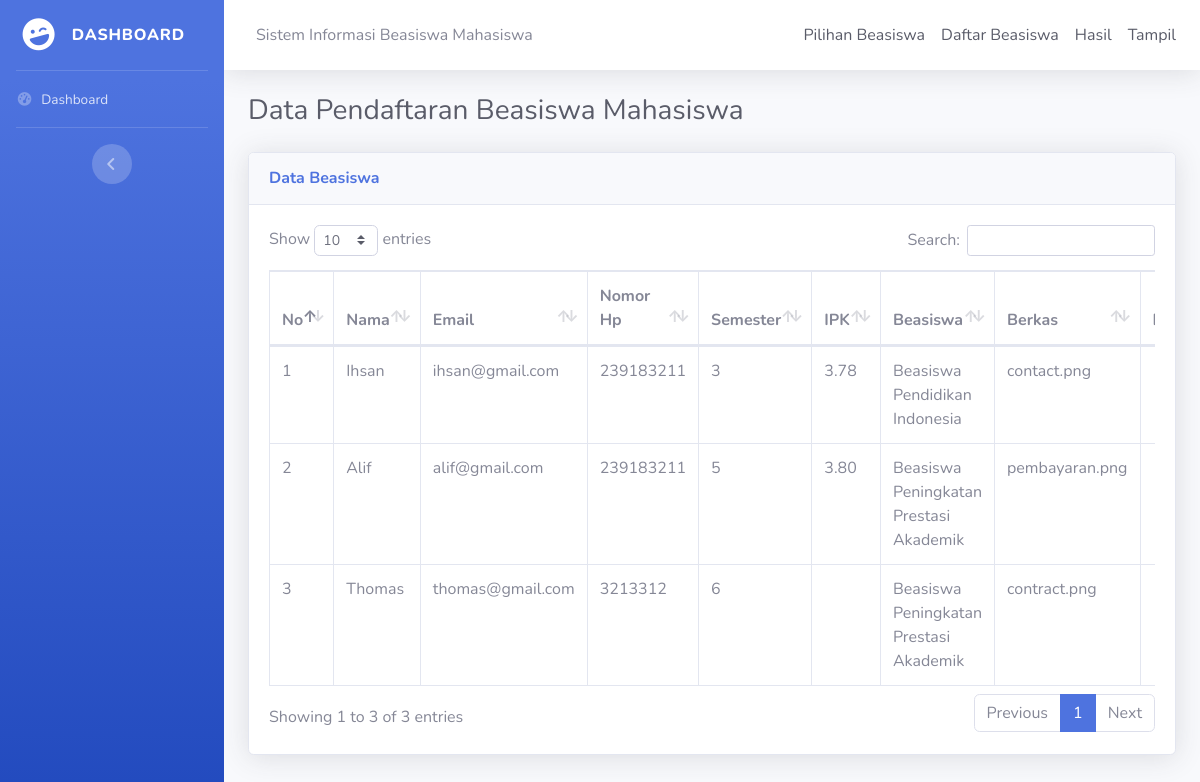
Page /tampil/tampil.php on the committed database.
### tables this page shows
CREATE TABLE `mahasiswa` (
  `id_mhs` int(11) NOT NULL,
  `nama` varchar(50) NOT NULL,
  `email` varchar(50) NOT NULL,
  `hp` int(15) NOT NULL,
  `semester` varchar(20) NOT NULL,
  `ipk` varchar(20) NOT NULL,
  `beasiswa` varchar(100) NOT NULL,
  `file` varchar(100) NOT NULL,
  `status` varchar(255) NOT NULL
);

### tampil/tampil.php (the view, shortened to what this page needs)
<?php
include '../koneksi.php';
?>
<!DOCTYPE html>
<html lang="en">
<head>
    <link href="vendor/fontawesome-free/css/all.min.css" rel="stylesheet" type="text/css">
    <link href="css/sb-admin-2.min.css" rel="stylesheet">
    <link href="vendor/datatables/dataTables.bootstrap4.min.css" rel="stylesheet">
</head>
<body id="page-top">
    <div id="wrapper">
        <ul class="navbar-nav bg-gradient-primary sidebar sidebar-dark accordion" id="accordionSidebar">
            <a class="sidebar-brand d-flex align-items-center justify-content-center" href="index.html">
                <div class="sidebar-brand-icon rotate-n-15">
                    <i class="fas fa-laugh-wink"></i>
                </div>
                <div class="sidebar-brand-text mx-3">Dashboard</div>
            </a>
            <hr class="sidebar-divider my-0">
            <li class="nav-item">
                <a class="nav-link" href="index.php">
                    <i class="fas fa-fw fa-tachometer-alt"></i>
                    <span>Dashboard</span></a>
            </li>
            <hr class="sidebar-divider d-none d-md-block">
            <div class="text-center d-none d-md-inline">
                <button class="rounded-circle border-0" id="sidebarToggle"></button>
            </div>
        </ul>
        <div id="content-wrapper" class="d-flex flex-column">
            <div id="content">
                <nav class="navbar navbar-expand navbar-light bg-white topbar mb-4 static-top shadow">
                    <div class="sidebar-brand-text mx-3">Sistem Informasi Beasiswa Mahasiswa</div>
                    <ul class="navbar-nav ml-auto">
                    <a class="p-2 text-dark"   href="../index.php">Pilihan Beasiswa</a>
                    <a class="p-2 text-dark"    href="../daftar.php">Daftar Beasiswa</a>
                    <a class="p-2 text-dark"    href="../hasil.php">Hasil</a>
                    <a class="p-2 text-dark" href="tampil.php">Tampil</a>
                </nav>
                <div class="container-fluid">
                    <h1 class="h3 mb-4 text-gray-800">Data Pendaftaran Beasiswa Mahasiswa</h1>
                    <div class="card shadow mb-4">
                        <div class="card-header py-3">
                            <h6 class="m-0 font-weight-bold text-primary">Data Beasiswa</h6>
                        </div>
                        <div class="card-body">
                            <div class="table-responsive">
                                <table class="table table-bordered" id="dataTable" width="100%" cellspacing="0">
                                    <thead>
                                        <tr>
                                            <th>No</th>
                                            <th>Nama</th>
                                            <th>Email</th>
                                            <th>Nomor Hp</th>
                                            <th>Semester</th>
                                            <th>IPK</th>
                                            <th>Beasiswa</th>
                                            <th>Berkas</th>
                                            <th>Keterangan</th>
                                        </tr>
                                    </thead>
                                    <tbody>
                                        <?php
                                        $no = 1;
                                        $data = mysqli_query($db, "SELECT * FROM mahasiswa");
                                        while ($row = mysqli_fetch_array($data)) {
                                        ?>
                                            <tr>
                                                <td><?php echo $no++ ?></td>
                                                <td><?php echo $row['nama'] ?></td>
                                                <td><?php echo $row['email'] ?></td>
                                                <td><?php echo $row['hp'] ?></td>
                                                <td><?php echo $row['semester'] ?></td>
                                                <td><?php echo $row['ipk'] ?></td>
                                                <td><?php echo $row['beasiswa'] ?></td>
                                                <td><?php echo $row['file'] ?></td>
                                                <td><?php echo $row['status_ajuan'] ?></td>
                                            </tr>
                                            <?php } ?>
                                    </tbody>
                                </table>
                            </div>
                        </div>
                    </div>
                </div>
                </body>
</html>

### rows in the picture
mahasiswa: nama "Ihsan", email "ihsan@gmail.com", hp "239183211", semester "3", ipk "3.78", beasiswa "Beasiswa Pendidikan Indonesia", file "contact.png"
mahasiswa: nama "Alif", email "alif@gmail.com", hp "239183211", semester "5", ipk "3.80", beasiswa "Beasiswa Peningkatan Prestasi Akademik", file "pembayaran.png"
mahasiswa: nama "Thomas", email "thomas@gmail.com", hp "3213312", semester "6", beasiswa "Beasiswa Peningkatan Prestasi Akademik", file "contract.png"
